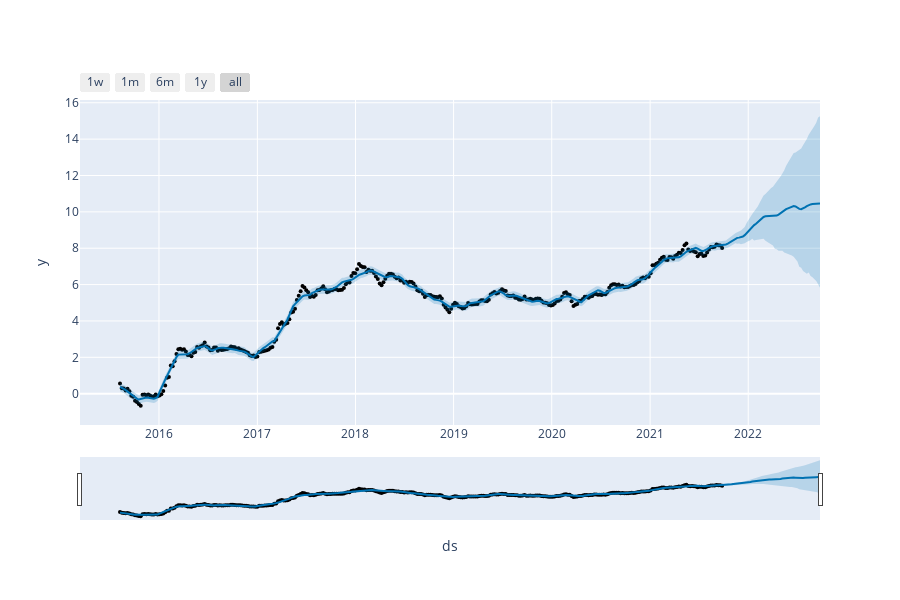

The cell this chart's notebook holds for it:
### Code cell
from prophet.plot import plot_plotly, plot_components_plotly

plot_plotly(model, forecast)

### Figure 1 — Plotly figure (JSON) as saved in the notebook; plotly's stock layout.template omitted (floating-point values rounded to 4 significant figures; data arrays with more than 128 entries replaced by an {"elided": "..."} marker saying what was removed)
{"data": [{"marker": {"color": "black", "size": 4}, "mode": "markers", "name": "Actual", "type": "scatter", "x": {"elided": "321 str values"}, "y": {"elided": "321 float values"}}, {"hoverinfo": "skip", "line": {"width": 0}, "mode": "lines", "type": "scatter", "x": {"elided": "373 str values"}, "y": {"elided": "373 float values"}}, {"fill": "tonexty", "fillcolor": "rgba(0, 114, 178, 0.2)", "line": {"color": "#0072B2", "width": 2}, "mode": "lines", "name": "Predicted", "type": "scatter", "x": {"elided": "373 str values"}, "y": {"elided": "373 float values"}}, {"fill": "tonexty", "fillcolor": "rgba(0, 114, 178, 0.2)", "hoverinfo": "skip", "line": {"width": 0}, "mode": "lines", "type": "scatter", "x": {"elided": "373 str values"}, "y": {"elided": "373 float values"}}], "layout": {"height": 600, "showlegend": false, "width": 900, "xaxis": {"rangeselector": {"buttons": [{"count": 7, "label": "1w", "step": "day", "stepmode": "backward"}, {"count": 1, "label": "1m", "step": "month", "stepmode": "backward"}, {"count": 6, "label": "6m", "step": "month", "stepmode": "backward"}, {"count": 1, "label": "1y", "step": "year", "stepmode": "backward"}, {"step": "all"}]}, "rangeslider": {"visible": true}, "title": {"text": "ds"}, "type": "date"}, "yaxis": {"title": {"text": "y"}}}}
